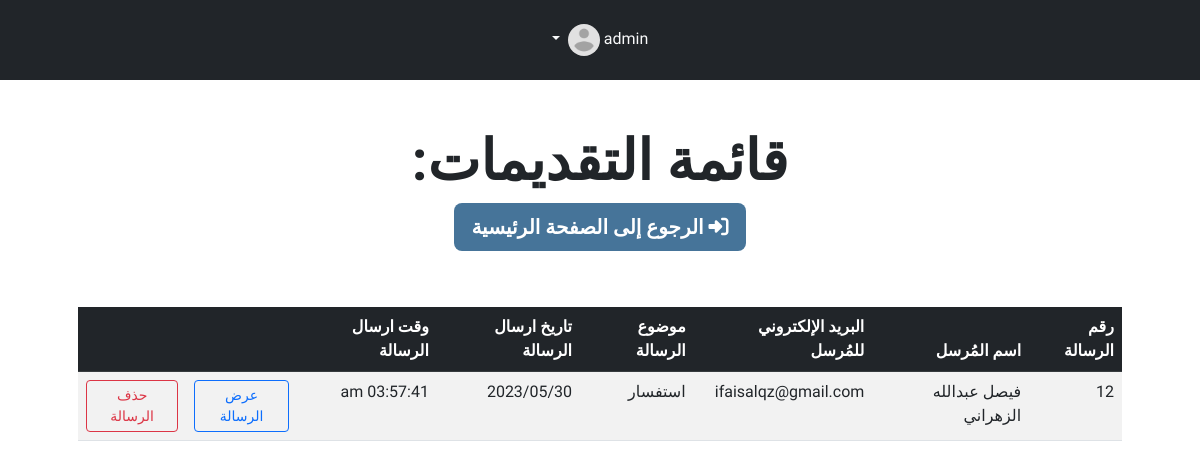
The page /dashboard/admin/messages.php (signed in) on the database its author committed.
### tables this page shows
CREATE TABLE `contact` (
  `id` int(10) NOT NULL,
  `name` varchar(100) NOT NULL,
  `email` varchar(200) NOT NULL,
  `subject` varchar(50) NOT NULL,
  `message` varchar(1000) NOT NULL,
  `message_sent_date` varchar(50) NOT NULL,
  `message_sent_time` varchar(50) NOT NULL
);

### includes/sessions.php (called while the page is built, shortened)
<?php
$username = $_SESSION['username'];

### dashboard/admin/messages.php (the view, shortened to what this page needs)
<?php
include '../../includes/sessions.php';
?>
<!DOCTYPE html>
<html lang="ar"">
<head>
<link rel="stylesheet" href="https://cdn.jsdelivr.net/npm/bootstrap@5.3.0-alpha3/dist/css/bootstrap.rtl.min.css">
<link rel="stylesheet" href="../../assets/css/style.css">
</head>
<body>
    <nav class="navbar navbar-dark bg-dark navbar-expand-md py-4 justify-content-center ">
        <div class="container">
            <div class="navbar-collapse collapse w-100" id="collapsingNavbar3">
                <ul class="navbar-nav w-100 justify-content-center">
                    <div class='dropdown text-end'>
                        <a href='#' class='d-block link-light text-decoration-none dropdown-toggle dropend' id='dropdownUser1' data-bs-toggle='dropdown' aria-expanded='false'> <?php echo $username ?> <img src='../../images/avatars/avatar.png' alt='<?php echo $username ?> avatar' width='32' height='32' class='rounded-circle'>
                        </a>
                    </div>
                </ul>
            </div>
        </div>
    </nav>
    <div class="text-center">
        <h1 class="display-4 fw-bold">قائمة التقديمات: </h1>
    </div>
    <div class="col-md-12 text-center">
        <a href="dashboard/admin/home">
            <button type="button" style="background-color: #467499" class="text-white fw-bold justify-content-center btn btn-lg"><i class="fa-solid fa-right-to-bracket"></i> الرجوع إلى الصفحة الرئيسية</button>
        </a>
    </div>
    <section class="card-animation container py-2 p-5">
        <?php
        include '../../database/conn.php';
        $sql = "SELECT * FROM contact";
        $query = mysqli_query($conn, $sql);
        ?>
        <table class="table table-striped table-hover">
            <thead class="table-head">
                <tr class="table-dark">
                    <th scope="col">رقم الرسالة</th>
                    <th scope="col">اسم المُرسل</th>
                    <th scope="col">البريد الإلكتروني للمُرسل</th>
                    <th scope="col">موضوع الرسالة</th>
                    <th scope="col">تاريخ ارسال الرسالة</th>
                    <th scope="col">وقت ارسال الرسالة</th>
                    <th scope="col"></th>
                    <th scope="col"></th>
                </tr>
            </thead>
            <tbody>
                <?php
                while ($row = mysqli_fetch_array($query)) {
                    echo '
                    <tr>
                    <td>' . $row['id'] . '</td>
                    <td>' . $row['name'] . '</td>
                    <td>' . $row['email'] . '</td>
                    <td>' . $row['subject'] . '</td>
                                        <td>' . $row['message_sent_date'] . '</td>
                    <td>' . $row['message_sent_time'] . '</td>
                    <td><a href="dashboard/admin/view_messages.php?$message_id=' . $row['id'] . '""><button type="button" class="btn btn-outline-primary btn-sm">عرض الرسالة</button></a></td>
                    <td><a href="dashboard/admin/remove_messages.php?$message_id=' . $row['id'] . '""><button type="button" class="btn btn-outline-danger btn-sm">حذف الرسالة</button></a></td>
                </tr>';
                }
                ?>
            </tbody>
        </table>
    </section>
    <?php include '../../includes/end.php'; ?>

### assets/css/style.css (style rules this page uses)
html { direction: rtl; }
body { font-family: "Tajawal", sans-serif; }
* { scrollbar-width: thin; scrollbar-color: #6e757a #2f353a; }

### rows shown on the page
contact: id "12", name "فيصل عبدالله الزهراني", email "ifaisalqz@gmail.com", subject "استفسار", message_sent_date "2023/05/30", message_sent_time "03:57:41 am"

### other values the page prints
$username "admin"
